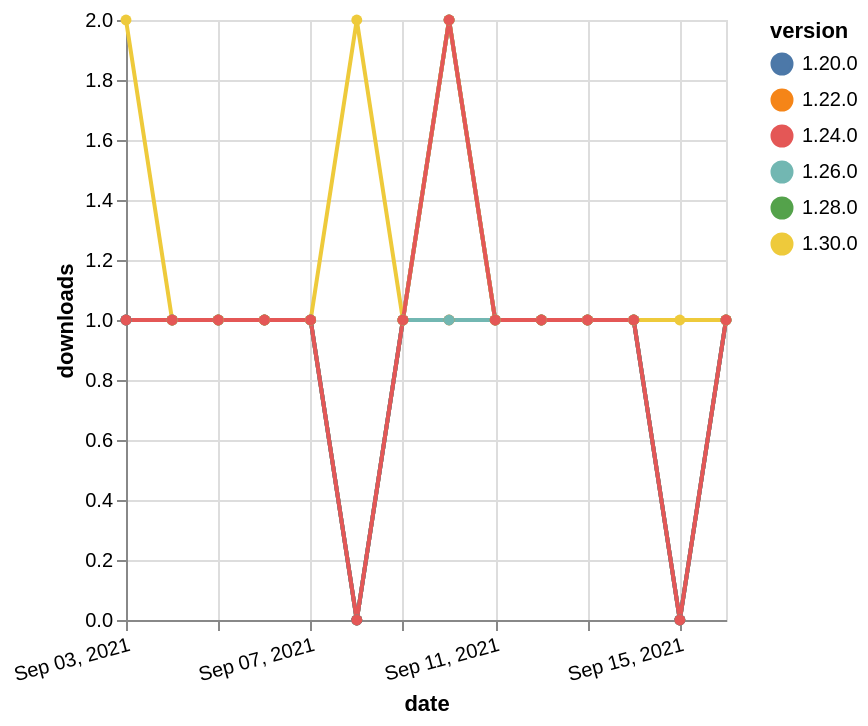

Write a Vega-Lite specification for this figure.
### Vega-Lite specification from a JSON file in a GitHub repository (floating-point values rounded to 4 significant figures)
{"$schema": "https://vega.github.io/schema/vega-lite/v5.json", "description": "A simple bar chart with embedded data.", "data": {"values": [{"date": "2021-09-03", "total": 185, "delta": 1, "version": "1.22.0"}, {"date": "2021-09-04", "total": 186, "delta": 1, "version": "1.22.0"}, {"date": "2021-09-05", "total": 187, "delta": 1, "version": "1.22.0"}, {"date": "2021-09-06", "total": 188, "delta": 1, "version": "1.22.0"}, {"date": "2021-09-07", "total": 189, "delta": 1, "version": "1.22.0"}, {"date": "2021-09-08", "total": 189, "delta": 0, "version": "1.22.0"}, {"date": "2021-09-09", "total": 190, "delta": 1, "version": "1.22.0"}, {"date": "2021-09-10", "total": 191, "delta": 1, "version": "1.22.0"}, {"date": "2021-09-11", "total": 192, "delta": 1, "version": "1.22.0"}, {"date": "2021-09-12", "total": 193, "delta": 1, "version": "1.22.0"}, {"date": "2021-09-13", "total": 194, "delta": 1, "version": "1.22.0"}, {"date": "2021-09-14", "total": 195, "delta": 1, "version": "1.22.0"}, {"date": "2021-09-15", "total": 195, "delta": 0, "version": "1.22.0"}, {"date": "2021-09-16", "total": 196, "delta": 1, "version": "1.22.0"}, {"date": "2021-09-03", "total": 168, "delta": 1, "version": "1.28.0"}, {"date": "2021-09-04", "total": 169, "delta": 1, "version": "1.28.0"}, {"date": "2021-09-05", "total": 170, "delta": 1, "version": "1.28.0"}, {"date": "2021-09-06", "total": 171, "delta": 1, "version": "1.28.0"}, {"date": "2021-09-07", "total": 172, "delta": 1, "version": "1.28.0"}, {"date": "2021-09-08", "total": 172, "delta": 0, "version": "1.28.0"}, {"date": "2021-09-09", "total": 173, "delta": 1, "version": "1.28.0"}, {"date": "2021-09-10", "total": 175, "delta": 2, "version": "1.28.0"}, {"date": "2021-09-11", "total": 176, "delta": 1, "version": "1.28.0"}, {"date": "2021-09-12", "total": 177, "delta": 1, "version": "1.28.0"}, {"date": "2021-09-13", "total": 178, "delta": 1, "version": "1.28.0"}, {"date": "2021-09-14", "total": 179, "delta": 1, "version": "1.28.0"}, {"date": "2021-09-15", "total": 179, "delta": 0, "version": "1.28.0"}, {"date": "2021-09-16", "total": 180, "delta": 1, "version": "1.28.0"}, {"date": "2021-09-03", "total": 148, "delta": 1, "version": "1.26.0"}, {"date": "2021-09-04", "total": 149, "delta": 1, "version": "1.26.0"}, {"date": "2021-09-05", "total": 150, "delta": 1, "version": "1.26.0"}, {"date": "2021-09-06", "total": 151, "delta": 1, "version": "1.26.0"}, {"date": "2021-09-07", "total": 152, "delta": 1, "version": "1.26.0"}, {"date": "2021-09-08", "total": 152, "delta": 0, "version": "1.26.0"}, {"date": "2021-09-09", "total": 153, "delta": 1, "version": "1.26.0"}, {"date": "2021-09-10", "total": 154, "delta": 1, "version": "1.26.0"}, {"date": "2021-09-11", "total": 155, "delta": 1, "version": "1.26.0"}, {"date": "2021-09-12", "total": 156, "delta": 1, "version": "1.26.0"}, {"date": "2021-09-13", "total": 157, "delta": 1, "version": "1.26.0"}, {"date": "2021-09-14", "total": 158, "delta": 1, "version": "1.26.0"}, {"date": "2021-09-15", "total": 158, "delta": 0, "version": "1.26.0"}, {"date": "2021-09-16", "total": 159, "delta": 1, "version": "1.26.0"}, {"date": "2021-09-03", "total": 228, "delta": 1, "version": "1.20.0"}, {"date": "2021-09-04", "total": 229, "delta": 1, "version": "1.20.0"}, {"date": "2021-09-05", "total": 230, "delta": 1, "version": "1.20.0"}, {"date": "2021-09-06", "total": 231, "delta": 1, "version": "1.20.0"}, {"date": "2021-09-07", "total": 232, "delta": 1, "version": "1.20.0"}, {"date": "2021-09-08", "total": 232, "delta": 0, "version": "1.20.0"}, {"date": "2021-09-09", "total": 233, "delta": 1, "version": "1.20.0"}, {"date": "2021-09-10", "total": 235, "delta": 2, "version": "1.20.0"}, {"date": "2021-09-11", "total": 236, "delta": 1, "version": "1.20.0"}, {"date": "2021-09-12", "total": 237, "delta": 1, "version": "1.20.0"}, {"date": "2021-09-13", "total": 238, "delta": 1, "version": "1.20.0"}, {"date": "2021-09-14", "total": 239, "delta": 1, "version": "1.20.0"}, {"date": "2021-09-15", "total": 239, "delta": 0, "version": "1.20.0"}, {"date": "2021-09-16", "total": 240, "delta": 1, "version": "1.20.0"}, {"date": "2021-09-03", "total": 114, "delta": 2, "version": "1.30.0"}, {"date": "2021-09-04", "total": 115, "delta": 1, "version": "1.30.0"}, {"date": "2021-09-05", "total": 116, "delta": 1, "version": "1.30.0"}, {"date": "2021-09-06", "total": 117, "delta": 1, "version": "1.30.0"}, {"date": "2021-09-07", "total": 118, "delta": 1, "version": "1.30.0"}, {"date": "2021-09-08", "total": 120, "delta": 2, "version": "1.30.0"}, {"date": "2021-09-09", "total": 121, "delta": 1, "version": "1.30.0"}, {"date": "2021-09-10", "total": 123, "delta": 2, "version": "1.30.0"}, {"date": "2021-09-11", "total": 124, "delta": 1, "version": "1.30.0"}, {"date": "2021-09-12", "total": 125, "delta": 1, "version": "1.30.0"}, {"date": "2021-09-13", "total": 126, "delta": 1, "version": "1.30.0"}, {"date": "2021-09-14", "total": 127, "delta": 1, "version": "1.30.0"}, {"date": "2021-09-15", "total": 128, "delta": 1, "version": "1.30.0"}, {"date": "2021-09-16", "total": 129, "delta": 1, "version": "1.30.0"}, {"date": "2021-09-03", "total": 179, "delta": 1, "version": "1.24.0"}, {"date": "2021-09-04", "total": 180, "delta": 1, "version": "1.24.0"}, {"date": "2021-09-05", "total": 181, "delta": 1, "version": "1.24.0"}, {"date": "2021-09-06", "total": 182, "delta": 1, "version": "1.24.0"}, {"date": "2021-09-07", "total": 183, "delta": 1, "version": "1.24.0"}, {"date": "2021-09-08", "total": 183, "delta": 0, "version": "1.24.0"}, {"date": "2021-09-09", "total": 184, "delta": 1, "version": "1.24.0"}, {"date": "2021-09-10", "total": 186, "delta": 2, "version": "1.24.0"}, {"date": "2021-09-11", "total": 187, "delta": 1, "version": "1.24.0"}, {"date": "2021-09-12", "total": 188, "delta": 1, "version": "1.24.0"}, {"date": "2021-09-13", "total": 189, "delta": 1, "version": "1.24.0"}, {"date": "2021-09-14", "total": 190, "delta": 1, "version": "1.24.0"}, {"date": "2021-09-15", "total": 190, "delta": 0, "version": "1.24.0"}, {"date": "2021-09-16", "total": 191, "delta": 1, "version": "1.24.0"}]}, "width": "container", "mark": {"type": "line", "point": {"filled": true}}, "encoding": {"x": {"field": "date", "type": "temporal", "timeUnit": "yearmonthdate", "title": "date", "axis": {"labelAngle": -15}}, "y": {"field": "delta", "type": "quantitative", "title": "downloads"}, "color": {"field": "version", "type": "nominal"}, "tooltip": {"field": "delta"}}}
